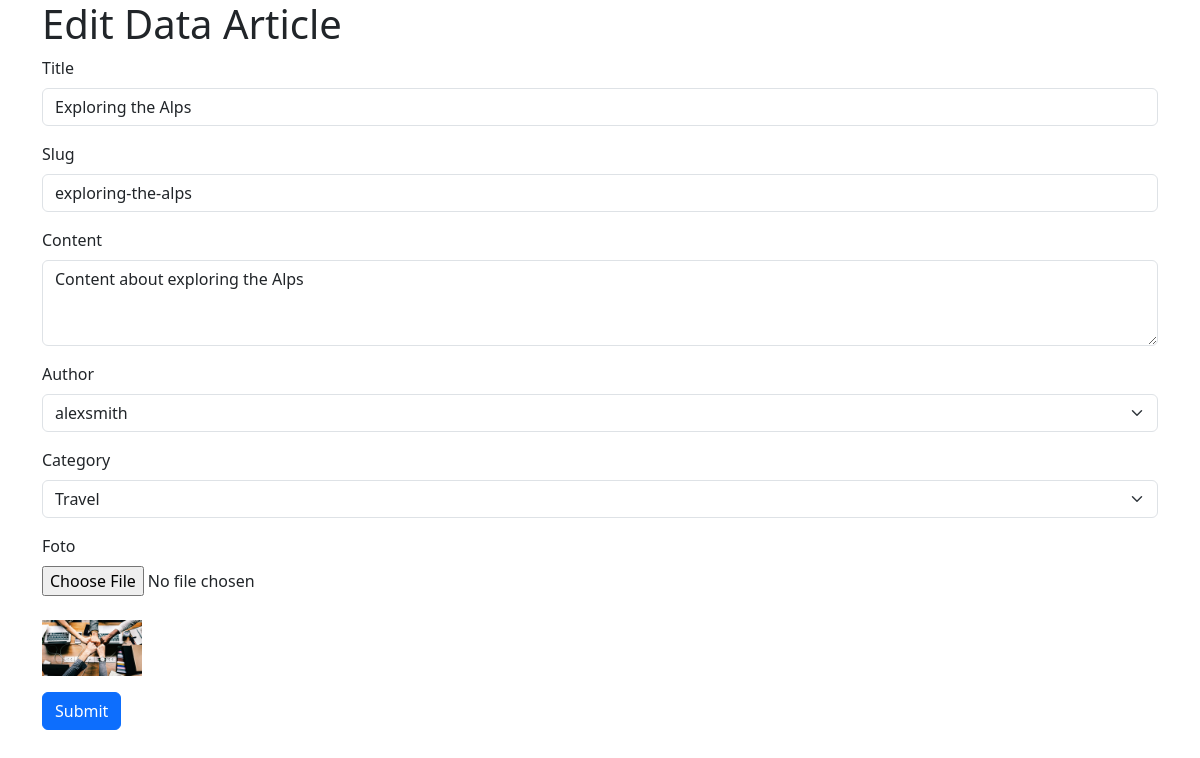
The page /views/admin/editarticle.php?id=3 (signed in) on the database its author committed.
### tables this page shows
CREATE TABLE IF NOT EXISTS `articles` (
  `id` int NOT NULL AUTO_INCREMENT,
  `title` varchar(255) NOT NULL,
  `slug` varchar(255) NOT NULL,
  `content` text NOT NULL,
  `user_id` int NOT NULL,
  `category_id` int NOT NULL,
  `created_at` timestamp NULL DEFAULT CURRENT_TIMESTAMP,
  `updated_at` timestamp NULL DEFAULT CURRENT_TIMESTAMP ON UPDATE CURRENT_TIMESTAMP,
  `foto` varchar(255) DEFAULT NULL,
  PRIMARY KEY (`id`),
  UNIQUE KEY `slug` (`slug`),
  KEY `user_id` (`user_id`),
  KEY `category_id` (`category_id`),
  CONSTRAINT `articles_ibfk_1` FOREIGN KEY (`user_id`) REFERENCES `users` (`id`) ON DELETE CASCADE,
  CONSTRAINT `articles_ibfk_2` FOREIGN KEY (`category_id`) REFERENCES `categories` (`id`) ON DELETE CASCADE
);

CREATE TABLE IF NOT EXISTS `users` (
  `id` int NOT NULL AUTO_INCREMENT,
  `username` varchar(50) NOT NULL,
  `password` varchar(255) NOT NULL,
  `email` varchar(100) NOT NULL,
  `created_at` timestamp NULL DEFAULT CURRENT_TIMESTAMP,
  `updated_at` timestamp NULL DEFAULT CURRENT_TIMESTAMP ON UPDATE CURRENT_TIMESTAMP,
  PRIMARY KEY (`id`),
  UNIQUE KEY `username` (`username`),
  UNIQUE KEY `email` (`email`)
);

CREATE TABLE IF NOT EXISTS `categories` (
  `id` int NOT NULL AUTO_INCREMENT,
  `name` varchar(100) NOT NULL,
  `slug` varchar(100) NOT NULL,
  `description` text,
  `created_at` timestamp NULL DEFAULT CURRENT_TIMESTAMP,
  `updated_at` timestamp NULL DEFAULT CURRENT_TIMESTAMP ON UPDATE CURRENT_TIMESTAMP,
  PRIMARY KEY (`id`),
  UNIQUE KEY `name` (`name`),
  UNIQUE KEY `slug` (`slug`)
);

### controller/function.php (called while the page is built, shortened)
<?php
require_once(__DIR__ . '/../database/koneksi.php');
function query($query)
{
    global $koneksi;
    $result = mysqli_query($koneksi, $query);
    $rows = [];
    while ($row = mysqli_fetch_assoc($result)) {
        $rows[] = $row;
    }
    return $rows;
}

### views/admin/editarticle.php (the view, shortened to what this page needs)
<?php
require_once(__DIR__ . '/../../database/koneksi.php');
require_once(__DIR__ . '/../../controller/function.php');
$id = $_GET['id'];
$article = query("SELECT * FROM articles WHERE id = $id")[0];
$users = query("SELECT id, username FROM users");
$categories = query("SELECT id, name FROM categories");
?>
<!DOCTYPE html>
<html lang="en">
<head>
    <link href="https://cdn.jsdelivr.net/npm/bootstrap@5.3.3/dist/css/bootstrap.min.css" rel="stylesheet">
</head>
<body>
    <div class="container">
        <h1>Edit Data Article</h1>
        <form action="" method="post" enctype="multipart/form-data">
            <div class="mb-3">
                <label for="exampleFormControlInput1" class="form-label">Title</label>
                <input type="text" name="title" class="form-control" id="exampleFormControlInput1" value="<?= $article['title']; ?>">
            </div>
            <div class="mb-3">
                <label for="exampleFormControlInput1" class="form-label">Slug</label>
                <input type="text" name="slug" class="form-control" id="exampleFormControlInput1" value="<?= $article['slug']; ?>">
            </div>
            <div class="mb-3">
                <label for="exampleFormControlInput1" class="form-label">Content</label>
                <textarea class="form-control" name="content" id="exampleFormControlTextarea1" rows="3"><?= $article['content']; ?></textarea>
            </div>
            <div class="mb-3">
                <label for="exampleFormControlInput1" class="form-label">Author</label>
                <select class="form-select" name="user_id" aria-label="Default select example">
                    <?php foreach ($users as $user) : ?>
                        <option value="<?= $user['id']; ?>" <?= $user['id'] == $article['user_id'] ? 'selected' : ''; ?>><?= $user['username']; ?></option>
                    <?php endforeach; ?>
                </select>
            </div>
            <div class="mb-3">
                <label for="exampleFormControlInput1" class="form-label">Category</label>
                <select class="form-select" name="category_id" aria-label="Default select example">
                    <?php foreach ($categories as $category) : ?>
                        <option value="<?= $category['id']; ?>" <?= $category['id'] == $article['category_id'] ? 'selected' : ''; ?>><?= $category['name']; ?></option>
                    <?php endforeach; ?>
                </select>
            </div>
            <div class="mb-3">
                <label for="exampleFormControlInput1" class="form-label">Foto</label><br>
                <input type="file" name="foto" id="foto" autocomplete="off"></input>
                <br><br>
                <img src="/cms/controller/img/<?= $article['foto']; ?>" width="100">
            </div>
            <button type="submit" name="submit" class="btn btn-primary">Submit</button>
        </form>
    </div>
</body>
</html>

### rows shown on the page
articles: title "Exploring the Alps", slug "exploring-the-alps", content "Content about exploring the Alps", user_id "alexsmith", category_id "Travel", foto (picture)
